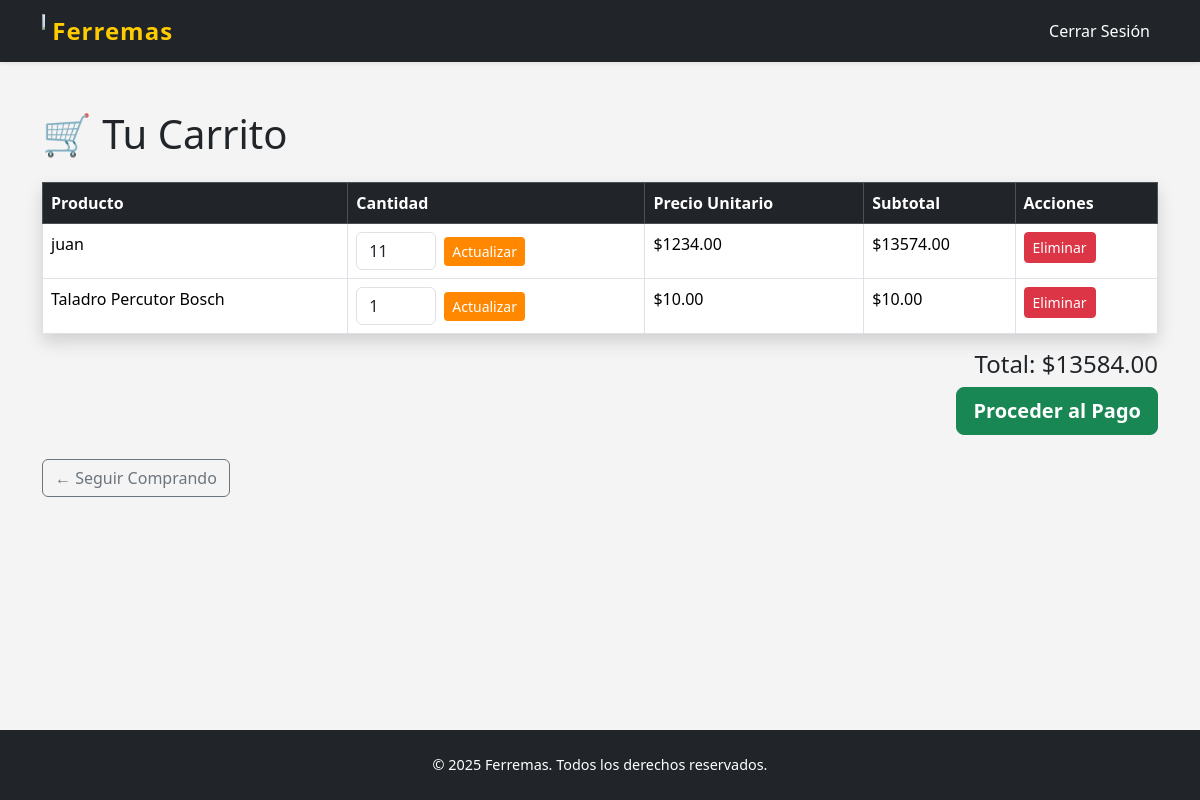
/api/carrito/ (signed in), run on an earlier commit of the app's database.
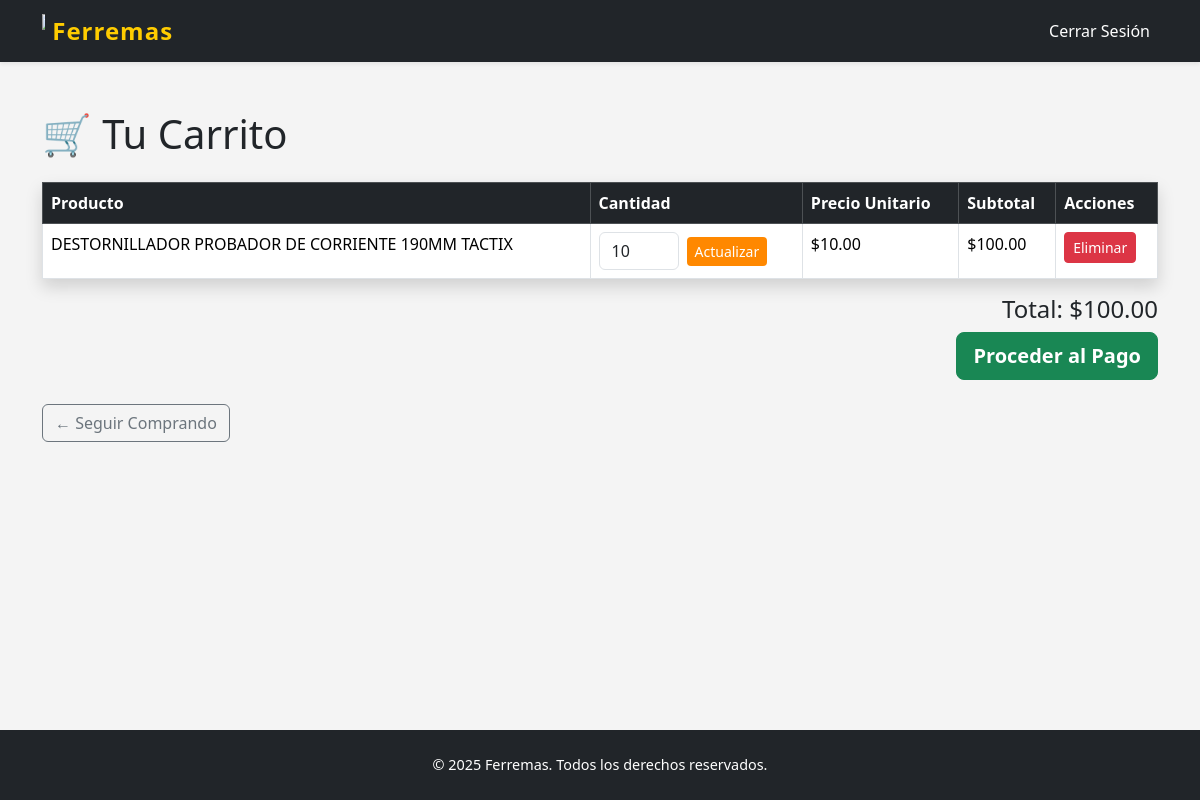
And on a later commit of the database.
### ferremas/models.py (models this page shows, shortened)
class Herramienta(models.Model):
    CATEGORIAS = [
        ('electricas', 'Eléctricas'),
        ('manuales', 'Manuales'),
        ('medicion', 'Medición'),
        ('otros', 'Otros'),
    ]
    codigo_interno = models.CharField(max_length=50)
    codigo_fabricante = models.CharField(max_length=50, null=True, blank=True)
    marca = models.CharField(max_length=50, null=True, blank=True)
    nombre = models.CharField(max_length=100)
    descripcion = models.TextField()
    precio = models.DecimalField(max_digits=10, decimal_places=2)
    stock = models.IntegerField()
    imagen = models.ImageField(upload_to='herramientas/', null=True, blank=True)
    categoria = models.CharField(max_length=20, choices=CATEGORIAS, default='otros')

### ferremas/views.py (the view)
# urls.py: path('carrito/', views.ver_carrito, name='ver_carrito'),
@login_required
def ver_carrito(request):
    try:
        carrito = Carrito.objects.get(usuario=request.user)
        items_bd = ItemCarrito.objects.filter(carrito=carrito)
    except Carrito.DoesNotExist:
        items_bd = []
    items = []
    total = 0
    for item in items_bd:
        herramienta = item.herramienta
        cantidad = item.cantidad
        precio = herramienta.precio
        subtotal = precio * cantidad
        items.append({
            'herramienta_id': herramienta.id,
            'nombre': herramienta.nombre,
            'monto': precio,
            'cantidad': cantidad,
            'total': subtotal
        })
        total += subtotal
    return render(request, 'ferremas/carrito.html', {
        'items': items,
        'total_carrito': total
    })

### ferremas/templates/ferremas/carrito.html (shortened to what this page needs)
{% load static %}
<!DOCTYPE html>
<html lang="es">
<head>
    <link href="https://cdn.jsdelivr.net/npm/bootstrap@5.3.3/dist/css/bootstrap.min.css" rel="stylesheet">
    <link href="{% static 'css/inicio.css' %}" rel="stylesheet">
</head>
<body class="d-flex flex-column min-vh-100">
    <nav class="navbar navbar-expand-lg navbar-dark bg-dark shadow-sm">
        <div class="container">
            <a class="navbar-brand fw-bold text-warning" href="{% url 'inicio' %}">
                <img src="{% static 'ferremas/logo.png' %}" alt="Ferremas" width="3" height="30"
                    class="d-inline-block align-text-top">
                Ferremas
            </a>
            <div class="collapse navbar-collapse" id="navbarNav">
                <ul class="navbar-nav">
                    <li class="nav-item">
                        <a class="nav-link" href="{% url 'logout' %}">Cerrar Sesión</a>
                    </li>
                </ul>
            </div>
        </div>
    </nav>
<main class="flex-grow-1">
<div class="container py-5">
    <h1 class="mb-4">🛒 Tu Carrito</h1>
    {% if items %}
        <table class="table table-bordered table-hover bg-white shadow">
            <thead class="table-dark">
                <tr>
                    <th>Producto</th>
                    <th>Cantidad</th>
                    <th>Precio Unitario</th>
                    <th>Subtotal</th>
                    <th>Acciones</th>
                </tr>
            </thead>
            <tbody>
                {% for item in items %}
                    <tr>
                        <td>{{ item.nombre }}</td>
                        <td>
                            <form method="post" action="{% url 'actualizar_cantidad' item.herramienta_id %}" class="d-flex align-items-center">
                                <input type="number" name="cantidad" min="1" value="{{ item.cantidad }}" class="form-control me-2" style="width: 80px;">
                                <button type="submit" class="btn btn-primary btn-sm">Actualizar</button>
                            </form>
                        </td>
                        <td>${{ item.monto }}</td>
                        <td>${{ item.total }}</td>
                        <td>
                            <form method="post" action="{% url 'eliminar_del_carrito' item.herramienta_id %}">
                                <button type="submit" class="btn btn-danger btn-sm">Eliminar</button>
                            </form>
                        </td>
                    </tr>
                {% endfor %}
            </tbody>
        </table>
        <h4 class="text-end">Total: ${{ total_carrito }}</h4>
        <div class="text-end">
            <form action="{% url 'iniciar_pago' %}" method="post">
                <button type="submit" class="btn btn-success btn-lg fw-bold">Proceder al Pago</button>
            </form>
        </div>
    {% else %}
        <div class="alert alert-info">Tu carrito está vacío.</div>
    {% endif %}
    <a href="{% url 'inicio' %}" class="btn btn-outline-secondary mt-4">← Seguir Comprando</a>
</div>
 </main>
<footer class="bg-dark text-white text-center py-4 mt-5">
    <div class="container">
        <p class="mb-0">&copy; 2025 Ferremas. Todos los derechos reservados.</p>
    </div>
</footer>
</body>
</html>

What changed in the data, as far as the page shows it:
no longer on this page (row unchanged): Herramienta: nombre "juan", monto "1234.00"
no longer on this page (row edited): Herramienta: nombre "Taladro Percutor Bosch", monto "10.00"
now on this page (row edited): Herramienta: nombre "DESTORNILLADOR PROBADOR DE CORRIENTE 190MM TACTIX", monto "10.00"
Also different on the page:
{{ total_carrito }}: "13584.00" → "100.00"
new list line: "10 Actualizar $ $ 100.00 Eliminar"
list line gone: "11 Actualizar $ $ 13574.00 Eliminar"
list line gone: "1 Actualizar $ $ 10.00 Eliminar"
